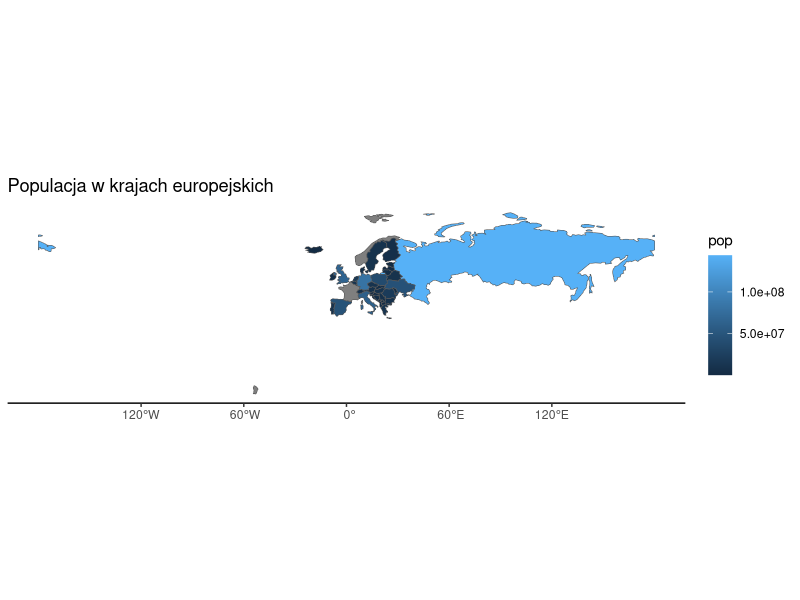
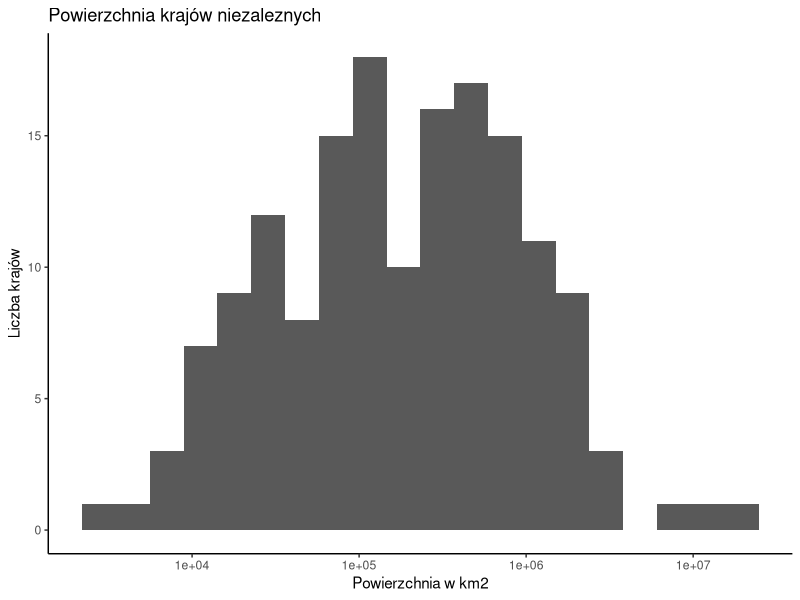
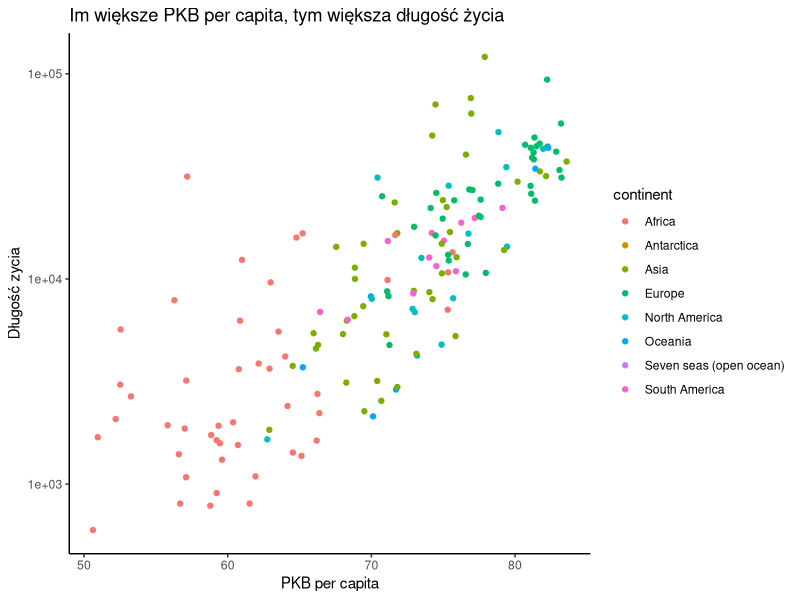

Reproduce these figures in R, in order.
## ---- chunk 1
knitr::opts_chunk$set(echo = TRUE)
library(knitr)
library(sf)
library(raster)
library(spData)
library(dplyr)
library(ggplot2)
## ---- chunk 2
world %>%
  filter(continent == "Europe") %>%
  select(pop) %>%
  ggplot(aes(fill=pop)) +
    geom_sf() +
    labs(title='Populacja w krajach europejskich') +
    theme_classic() 
## ---- chunk 3
world %>%
  arrange(pop) %>%
  select(name_long,pop) %>%
  top_n(1, wt=-pop) %>% 
  st_set_geometry(NULL) %>% 
  kable()
## ---- chunk 4
world %>%
  group_by(continent) %>% 
  summarise(count=n()) %>% 
  filter(continent == "Asia") %>% 
  st_set_geometry(NULL) %>% 
  kable()
## ---- chunk 5
world %>%
  filter(type == "Sovereign country") %>%
  ggplot(aes(area_km2)) +
    geom_histogram(bins = 20) +
    scale_x_log10() +
    labs(title='Powierzchnia krajów niezaleznych',
         x='Powierzchnia w km2',
         y='Liczba krajów') +
    theme_classic()
## ---- chunk 6
world %>%
  ggplot(aes(x = lifeExp, y = gdpPercap, color=continent)) +
  geom_point() +
  scale_y_log10() +
  labs(title='Im większe PKB per capita, tym większa długość życia',
       y='Długość zycia',
       x='PKB per capita') +
  theme_classic()
